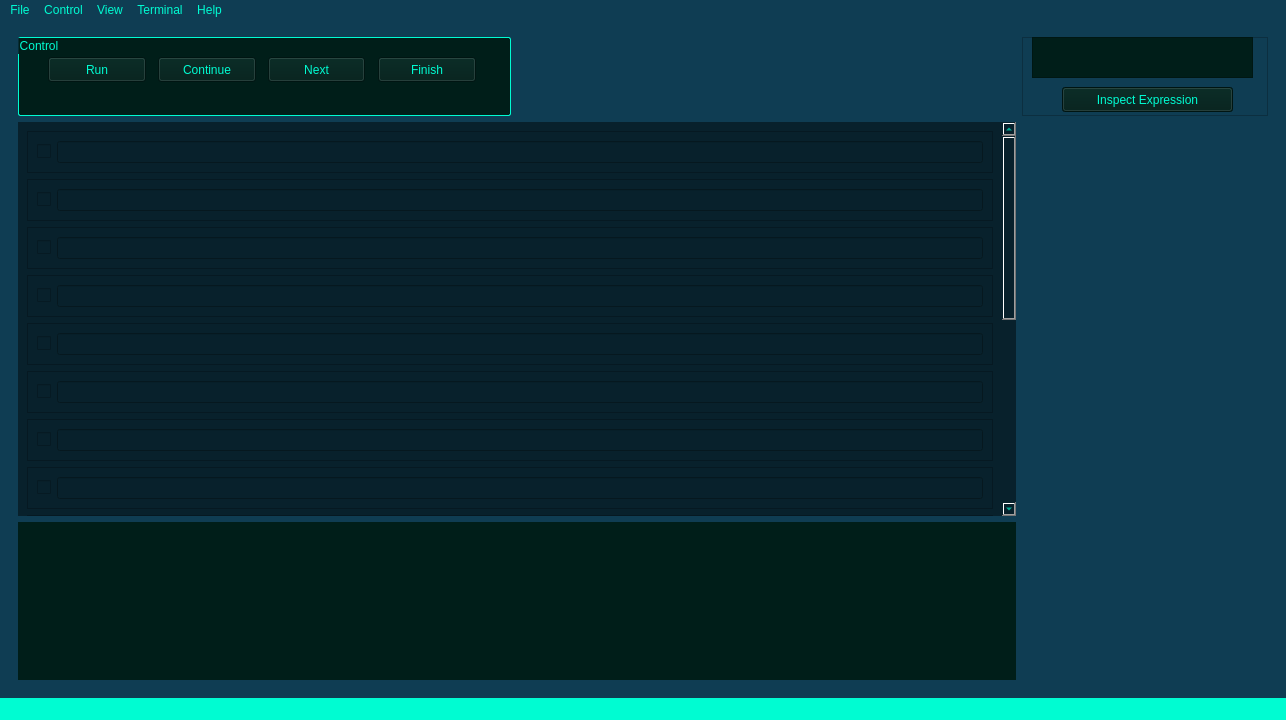
<?xml version="1.0" encoding="UTF-8"?>
<ui version="4.0">
 <class>MainWindow</class>
 <widget class="QMainWindow" name="MainWindow">
  <property name="geometry">
   <rect>
    <x>0</x>
    <y>0</y>
    <width>1286</width>
    <height>720</height>
   </rect>
  </property>
  <property name="minimumSize">
   <size>
    <width>0</width>
    <height>0</height>
   </size>
  </property>
  <property name="windowTitle">
   <string>MainWindow</string>
  </property>
  <property name="styleSheet">
   <string notr="true">background-color:rgb(15, 61, 83);
</string>
  </property>
  <widget class="QWidget" name="centralwidget">
   <property name="styleSheet">
    <string notr="true">QGroupBox {
	background-color:rgb(15, 61, 83);
	border-width: 1px;
	border-style: solid;
	border-radius: 2px;
	border-color:rgb(0, 252, 210);
}

QScrollArea {
	border-style: none;
}

QPushButton {

}</string>
   </property>
   <layout class="QHBoxLayout" name="horizontalLayout">
    <item>
     <layout class="QGridLayout" name="gridLayout">
      <item row="0" column="0">
       <widget class="QScrollArea" name="scrollArea">
        <property name="widgetResizable">
         <bool>true</bool>
        </property>
        <widget class="QWidget" name="scrollAreaWidgetContents">
         <property name="geometry">
          <rect>
           <x>0</x>
           <y>0</y>
           <width>1266</width>
           <height>657</height>
          </rect>
         </property>
         <layout class="QGridLayout" name="gridLayout_5">
          <item row="0" column="3">
           <layout class="QGridLayout" name="gridLayout_8"/>
          </item>
          <item row="6" column="4" rowspan="2">
           <layout class="QGridLayout" name="gridLayout_15"/>
          </item>
          <item row="1" column="0" rowspan="5" colspan="4">
           <layout class="QGridLayout" name="codeLayout">
            <item row="0" column="0">
             <widget class="QScrollArea" name="scrollArea_2">
              <property name="styleSheet">
               <string notr="true">background-color:rgb(8, 33, 44);
color:rgb(0, 252, 210);</string>
              </property>
              <property name="widgetResizable">
               <bool>true</bool>
              </property>
              <widget class="QWidget" name="scrollAreaWidgetContents_2">
               <property name="geometry">
                <rect>
                 <x>0</x>
                 <y>-331</y>
                 <width>977</width>
                 <height>780</height>
                </rect>
               </property>
               <layout class="QVBoxLayout" name="verticalLayout_4">
                <item>
                 <widget class="QFrame" name="frame">
                  <property name="frameShape">
                   <enum>QFrame::StyledPanel</enum>
                  </property>
                  <property name="frameShadow">
                   <enum>QFrame::Raised</enum>
                  </property>
                  <layout class="QHBoxLayout" name="horizontalLayout_2">
                   <item>
                    <widget class="QCheckBox" name="checkBox">
                     <property name="text">
                      <string/>
                     </property>
                    </widget>
                   </item>
                   <item>
                    <widget class="QLineEdit" name="lineEdit"/>
                   </item>
                  </layout>
                 </widget>
                </item>
                <item>
                 <widget class="QFrame" name="frame_3">
                  <property name="frameShape">
                   <enum>QFrame::StyledPanel</enum>
                  </property>
                  <property name="frameShadow">
                   <enum>QFrame::Raised</enum>
                  </property>
                  <layout class="QHBoxLayout" name="horizontalLayout_4">
                   <item>
                    <widget class="QCheckBox" name="checkBox_7">
                     <property name="text">
                      <string/>
                     </property>
                    </widget>
                   </item>
                   <item>
                    <widget class="QLineEdit" name="lineEdit_7"/>
                   </item>
                  </layout>
                 </widget>
                </item>
                <item>
                 <widget class="QFrame" name="frame_4">
                  <property name="frameShape">
                   <enum>QFrame::StyledPanel</enum>
                  </property>
                  <property name="frameShadow">
                   <enum>QFrame::Raised</enum>
                  </property>
                  <layout class="QHBoxLayout" name="horizontalLayout_5">
                   <item>
                    <widget class="QCheckBox" name="checkBox_8">
                     <property name="text">
                      <string/>
                     </property>
                    </widget>
                   </item>
                   <item>
                    <widget class="QLineEdit" name="lineEdit_8"/>
                   </item>
                  </layout>
                 </widget>
                </item>
                <item>
                 <widget class="QFrame" name="frame_5">
                  <property name="frameShape">
                   <enum>QFrame::StyledPanel</enum>
                  </property>
                  <property name="frameShadow">
                   <enum>QFrame::Raised</enum>
                  </property>
                  <layout class="QHBoxLayout" name="horizontalLayout_6">
                   <item>
                    <widget class="QCheckBox" name="checkBox_9">
                     <property name="text">
                      <string/>
                     </property>
                    </widget>
                   </item>
                   <item>
                    <widget class="QLineEdit" name="lineEdit_9"/>
                   </item>
                  </layout>
                 </widget>
                </item>
                <item>
                 <widget class="QFrame" name="frame_8">
                  <property name="frameShape">
                   <enum>QFrame::StyledPanel</enum>
                  </property>
                  <property name="frameShadow">
                   <enum>QFrame::Raised</enum>
                  </property>
                  <layout class="QHBoxLayout" name="horizontalLayout_9">
                   <item>
                    <widget class="QCheckBox" name="checkBox_14">
                     <property name="text">
                      <string/>
                     </property>
                    </widget>
                   </item>
                   <item>
                    <widget class="QLineEdit" name="lineEdit_12"/>
                   </item>
                  </layout>
                 </widget>
                </item>
                <item>
                 <widget class="QFrame" name="frame_7">
                  <property name="frameShape">
                   <enum>QFrame::StyledPanel</enum>
                  </property>
                  <property name="frameShadow">
                   <enum>QFrame::Raised</enum>
                  </property>
                  <layout class="QHBoxLayout" name="horizontalLayout_8">
                   <item>
                    <widget class="QCheckBox" name="checkBox_13">
                     <property name="text">
                      <string/>
                     </property>
                    </widget>
                   </item>
                   <item>
                    <widget class="QLineEdit" name="lineEdit_11"/>
                   </item>
                  </layout>
                 </widget>
                </item>
                <item>
                 <widget class="QFrame" name="frame_6">
                  <property name="frameShape">
                   <enum>QFrame::StyledPanel</enum>
                  </property>
                  <property name="frameShadow">
                   <enum>QFrame::Raised</enum>
                  </property>
                  <layout class="QHBoxLayout" name="horizontalLayout_7">
                   <item>
                    <widget class="QCheckBox" name="checkBox_10">
                     <property name="text">
                      <string/>
                     </property>
                    </widget>
                   </item>
                   <item>
                    <widget class="QLineEdit" name="lineEdit_10"/>
                   </item>
                  </layout>
                 </widget>
                </item>
                <item>
                 <widget class="QFrame" name="frame_9">
                  <property name="frameShape">
                   <enum>QFrame::StyledPanel</enum>
                  </property>
                  <property name="frameShadow">
                   <enum>QFrame::Raised</enum>
                  </property>
                  <layout class="QHBoxLayout" name="horizontalLayout_10">
                   <item>
                    <widget class="QCheckBox" name="checkBox_15">
                     <property name="text">
                      <string/>
                     </property>
                    </widget>
                   </item>
                   <item>
                    <widget class="QLineEdit" name="lineEdit_13"/>
                   </item>
                  </layout>
                 </widget>
                </item>
                <item>
                 <widget class="QFrame" name="frame_16">
                  <property name="frameShape">
                   <enum>QFrame::StyledPanel</enum>
                  </property>
                  <property name="frameShadow">
                   <enum>QFrame::Raised</enum>
                  </property>
                  <layout class="QHBoxLayout" name="horizontalLayout_17">
                   <item>
                    <widget class="QCheckBox" name="checkBox_22">
                     <property name="text">
                      <string/>
                     </property>
                    </widget>
                   </item>
                   <item>
                    <widget class="QLineEdit" name="lineEdit_22"/>
                   </item>
                  </layout>
                 </widget>
                </item>
                <item>
                 <widget class="QFrame" name="frame_14">
                  <property name="frameShape">
                   <enum>QFrame::StyledPanel</enum>
                  </property>
                  <property name="frameShadow">
                   <enum>QFrame::Raised</enum>
                  </property>
                  <layout class="QHBoxLayout" name="horizontalLayout_15">
                   <item>
                    <widget class="QCheckBox" name="checkBox_20">
                     <property name="text">
                      <string/>
                     </property>
                    </widget>
                   </item>
                   <item>
                    <widget class="QLineEdit" name="lineEdit_20"/>
                   </item>
                  </layout>
                 </widget>
                </item>
                <item>
                 <widget class="QFrame" name="frame_15">
                  <property name="frameShape">
                   <enum>QFrame::StyledPanel</enum>
                  </property>
                  <property name="frameShadow">
                   <enum>QFrame::Raised</enum>
                  </property>
                  <layout class="QHBoxLayout" name="horizontalLayout_16">
                   <item>
                    <widget class="QCheckBox" name="checkBox_21">
                     <property name="text">
                      <string/>
                     </property>
                    </widget>
                   </item>
                   <item>
                    <widget class="QLineEdit" name="lineEdit_21"/>
                   </item>
                  </layout>
                 </widget>
                </item>
                <item>
                 <widget class="QFrame" name="frame_11">
                  <property name="frameShape">
                   <enum>QFrame::StyledPanel</enum>
                  </property>
                  <property name="frameShadow">
                   <enum>QFrame::Raised</enum>
                  </property>
                  <layout class="QHBoxLayout" name="horizontalLayout_12">
                   <item>
                    <widget class="QCheckBox" name="checkBox_17">
                     <property name="text">
                      <string/>
                     </property>
                    </widget>
                   </item>
                   <item>
                    <widget class="QLineEdit" name="lineEdit_17"/>
                   </item>
                  </layout>
                 </widget>
                </item>
                <item>
                 <widget class="QFrame" name="frame_12">
                  <property name="frameShape">
                   <enum>QFrame::StyledPanel</enum>
                  </property>
                  <property name="frameShadow">
                   <enum>QFrame::Raised</enum>
                  </property>
                  <layout class="QHBoxLayout" name="horizontalLayout_13">
                   <item>
                    <widget class="QCheckBox" name="checkBox_18">
                     <property name="text">
                      <string/>
                     </property>
                    </widget>
                   </item>
                   <item>
                    <widget class="QLineEdit" name="lineEdit_18"/>
                   </item>
                  </layout>
                 </widget>
                </item>
                <item>
                 <widget class="QFrame" name="frame_10">
                  <property name="frameShape">
                   <enum>QFrame::StyledPanel</enum>
                  </property>
                  <property name="frameShadow">
                   <enum>QFrame::Raised</enum>
                  </property>
                  <layout class="QHBoxLayout" name="horizontalLayout_11">
                   <item>
                    <widget class="QCheckBox" name="checkBox_16">
                     <property name="text">
                      <string/>
                     </property>
                    </widget>
                   </item>
                   <item>
                    <widget class="QLineEdit" name="lineEdit_14"/>
                   </item>
                  </layout>
                 </widget>
                </item>
                <item>
                 <widget class="QFrame" name="frame_13">
                  <property name="frameShape">
                   <enum>QFrame::StyledPanel</enum>
                  </property>
                  <property name="frameShadow">
                   <enum>QFrame::Raised</enum>
                  </property>
                  <layout class="QHBoxLayout" name="horizontalLayout_14">
                   <item>
                    <widget class="QCheckBox" name="checkBox_19">
                     <property name="text">
                      <string/>
                     </property>
                    </widget>
                   </item>
                   <item>
                    <widget class="QLineEdit" name="lineEdit_19"/>
                   </item>
                  </layout>
                 </widget>
                </item>
                <item>
                 <widget class="QFrame" name="frame_17">
                  <property name="frameShape">
                   <enum>QFrame::StyledPanel</enum>
                  </property>
                  <property name="frameShadow">
                   <enum>QFrame::Raised</enum>
                  </property>
                  <layout class="QHBoxLayout" name="horizontalLayout_18">
                   <item>
                    <widget class="QCheckBox" name="checkBox_23">
                     <property name="text">
                      <string/>
                     </property>
                    </widget>
                   </item>
                   <item>
                    <widget class="QLineEdit" name="lineEdit_23"/>
                   </item>
                  </layout>
                 </widget>
                </item>
               </layout>
              </widget>
             </widget>
            </item>
           </layout>
          </item>
          <item row="6" column="0" rowspan="2" colspan="4">
           <layout class="QGridLayout" name="terminalLayout">
            <item row="0" column="0">
             <widget class="QLabel" name="label">
              <property name="styleSheet">
               <string notr="true">background-color:rgb(0, 30, 25)</string>
              </property>
              <property name="text">
               <string/>
              </property>
             </widget>
            </item>
           </layout>
          </item>
          <item row="0" column="0" colspan="2">
           <layout class="QGridLayout" name="dockLayout">
            <item row="0" column="0">
             <widget class="QGroupBox" name="groupBox">
              <property name="styleSheet">
               <string notr="true">background-color:rgb(0, 30, 25);
color:rgb(0, 252, 210);</string>
              </property>
              <property name="title">
               <string>Control</string>
              </property>
              <widget class="QPushButton" name="pushButton_2">
               <property name="geometry">
                <rect>
                 <x>30</x>
                 <y>20</y>
                 <width>98</width>
                 <height>25</height>
                </rect>
               </property>
               <property name="text">
                <string>Run</string>
               </property>
              </widget>
              <widget class="QPushButton" name="pushButton_3">
               <property name="geometry">
                <rect>
                 <x>250</x>
                 <y>20</y>
                 <width>97</width>
                 <height>25</height>
                </rect>
               </property>
               <property name="text">
                <string>Next</string>
               </property>
              </widget>
              <widget class="QPushButton" name="pushButton_4">
               <property name="geometry">
                <rect>
                 <x>140</x>
                 <y>20</y>
                 <width>98</width>
                 <height>25</height>
                </rect>
               </property>
               <property name="text">
                <string>Continue</string>
               </property>
              </widget>
              <widget class="QPushButton" name="pushButton_5">
               <property name="geometry">
                <rect>
                 <x>360</x>
                 <y>20</y>
                 <width>98</width>
                 <height>25</height>
                </rect>
               </property>
               <property name="text">
                <string>Finish</string>
               </property>
              </widget>
             </widget>
            </item>
           </layout>
          </item>
          <item row="0" column="4">
           <layout class="QGridLayout" name="inspectorLayout">
            <item row="0" column="0">
             <widget class="QFrame" name="frame_2">
              <property name="styleSheet">
               <string notr="true"/>
              </property>
              <property name="frameShape">
               <enum>QFrame::StyledPanel</enum>
              </property>
              <property name="frameShadow">
               <enum>QFrame::Raised</enum>
              </property>
              <widget class="QPushButton" name="pushButton_6">
               <property name="geometry">
                <rect>
                 <x>40</x>
                 <y>50</y>
                 <width>171</width>
                 <height>25</height>
                </rect>
               </property>
               <property name="styleSheet">
                <string notr="true">background-color:rgb(0, 30, 25);
color:rgb(0, 252, 210);</string>
               </property>
               <property name="text">
                <string>Inspect Expression</string>
               </property>
              </widget>
              <widget class="QTextEdit" name="textEdit_2">
               <property name="geometry">
                <rect>
                 <x>10</x>
                 <y>0</y>
                 <width>221</width>
                 <height>41</height>
                </rect>
               </property>
               <property name="styleSheet">
                <string notr="true">background-color:rgb(0, 30, 25);
color:rgb(0, 252, 210);
font-size:20px;</string>
               </property>
              </widget>
             </widget>
            </item>
           </layout>
          </item>
          <item row="1" column="4" rowspan="5">
           <layout class="QGridLayout" name="gridLayout_16"/>
          </item>
         </layout>
        </widget>
       </widget>
      </item>
     </layout>
    </item>
   </layout>
  </widget>
  <widget class="QMenuBar" name="menubar">
   <property name="geometry">
    <rect>
     <x>0</x>
     <y>0</y>
     <width>1286</width>
     <height>22</height>
    </rect>
   </property>
   <property name="styleSheet">
    <string notr="true">QMenuBar::item {
	background-color:rgb(15, 61, 83);
	color:rgb(0, 252, 210);
}

QMenuBar::item:hover {
	background-color:rgb(0, 132, 110);
	color:rgb(0, 90, 75);
}

QMenuBar::item:selected {
	background-color:rgb(0, 132, 110);
	color:rgb(0, 90, 75);
}</string>
   </property>
   <widget class="QMenu" name="menuFile">
    <property name="styleSheet">
     <string notr="true">QMenu::item {
	background-color:rgb(15, 61, 83);
	color:rgb(0, 252, 210);
}

QMenu::item:hover {
	background-color:rgb(0, 132, 110);
	color:rgb(0, 90, 75);
}

QMenu::item:selected {
	background-color:rgb(0, 132, 110);
	color:rgb(0, 90, 75);
}</string>
    </property>
    <property name="title">
     <string>File</string>
    </property>
    <addaction name="actionNew"/>
    <addaction name="actionLoad"/>
    <addaction name="actionSave"/>
    <addaction name="actionBuild"/>
   </widget>
   <widget class="QMenu" name="menuControl">
    <property name="styleSheet">
     <string notr="true">QMenu::item {
	background-color:rgb(15, 61, 83);
	color:rgb(0, 252, 210);
}

QMenu::item:hover {
	background-color:rgb(0, 132, 110);
	color:rgb(0, 90, 75);
}

QMenu::item:selected {
	background-color:rgb(0, 132, 110);
	color:rgb(0, 90, 75);
}</string>
    </property>
    <property name="title">
     <string>Control</string>
    </property>
    <addaction name="actionRun_R"/>
    <addaction name="actionContinue_A"/>
    <addaction name="actionNext_N"/>
    <addaction name="actionFinish_F"/>
   </widget>
   <widget class="QMenu" name="menuView">
    <property name="styleSheet">
     <string notr="true">QMenu::item {
	background-color:rgb(15, 61, 83);
	color:rgb(0, 252, 210);
}

QMenu::item:hover {
	background-color:rgb(0, 132, 110);
	color:rgb(0, 90, 75);
}

QMenu::item:selected {
	background-color:rgb(0, 132, 110);
	color:rgb(0, 90, 75);
}</string>
    </property>
    <property name="title">
     <string>View</string>
    </property>
    <addaction name="actionAssembly_Code"/>
    <addaction name="actionRegisters_List"/>
   </widget>
   <widget class="QMenu" name="menuTerminal">
    <property name="styleSheet">
     <string notr="true">QMenu::item {
	background-color:rgb(15, 61, 83);
	color:rgb(0, 252, 210);
}

QMenu::item:hover {
	background-color:rgb(0, 132, 110);
	color:rgb(0, 90, 75);
}

QMenu::item:selected {
	background-color:rgb(0, 132, 110);
	color:rgb(0, 90, 75);
}</string>
    </property>
    <property name="title">
     <string>Terminal</string>
    </property>
    <addaction name="actionNew_Terminal"/>
   </widget>
   <widget class="QMenu" name="menuHelp">
    <property name="styleSheet">
     <string notr="true">QMenu::item {
	background-color:rgb(15, 61, 83);
	color:rgb(0, 252, 210);
}

QMenu::item:hover {
	background-color:rgb(0, 132, 110);
	color:rgb(0, 90, 75);
}

QMenu::item:selected {
	background-color:rgb(0, 132, 110);
	color:rgb(0, 90, 75);
}</string>
    </property>
    <property name="title">
     <string>Help</string>
    </property>
    <addaction name="actionCommands"/>
    <addaction name="actionControls"/>
    <addaction name="actionAbout"/>
    <addaction name="actionDocumentation"/>
   </widget>
   <addaction name="menuFile"/>
   <addaction name="menuControl"/>
   <addaction name="menuView"/>
   <addaction name="menuTerminal"/>
   <addaction name="menuHelp"/>
  </widget>
  <widget class="QStatusBar" name="statusbar">
   <property name="styleSheet">
    <string notr="true">background-color:rgb(0, 252, 210)</string>
   </property>
  </widget>
  <action name="actionNew">
   <property name="text">
    <string>New                      </string>
   </property>
  </action>
  <action name="actionLoad">
   <property name="text">
    <string>Load                      </string>
   </property>
  </action>
  <action name="actionSave">
   <property name="text">
    <string>Save                      </string>
   </property>
  </action>
  <action name="actionBuild">
   <property name="text">
    <string>Build                     </string>
   </property>
  </action>
  <action name="actionRun_R">
   <property name="text">
    <string>Run (R)                             </string>
   </property>
  </action>
  <action name="actionContinue_A">
   <property name="text">
    <string>Continue (SPACE BAR)  </string>
   </property>
  </action>
  <action name="actionNext_N">
   <property name="text">
    <string>Next (N)                           </string>
   </property>
  </action>
  <action name="actionFinish_F">
   <property name="text">
    <string>Finish (F)                          </string>
   </property>
  </action>
  <action name="actionAssembly_Code">
   <property name="text">
    <string>Assembly Code </string>
   </property>
  </action>
  <action name="actionRegisters_List">
   <property name="text">
    <string>Registers List      </string>
   </property>
  </action>
  <action name="actionNew_Terminal">
   <property name="text">
    <string>New Terminal  </string>
   </property>
  </action>
  <action name="actionCommands">
   <property name="text">
    <string>Commands          </string>
   </property>
  </action>
  <action name="actionControls">
   <property name="text">
    <string>Controls                </string>
   </property>
  </action>
  <action name="actionAbout">
   <property name="text">
    <string>About                    </string>
   </property>
  </action>
  <action name="actionDocumentation">
   <property name="text">
    <string>Documentation    </string>
   </property>
  </action>
 </widget>
 <resources/>
 <connections/>
</ui>
